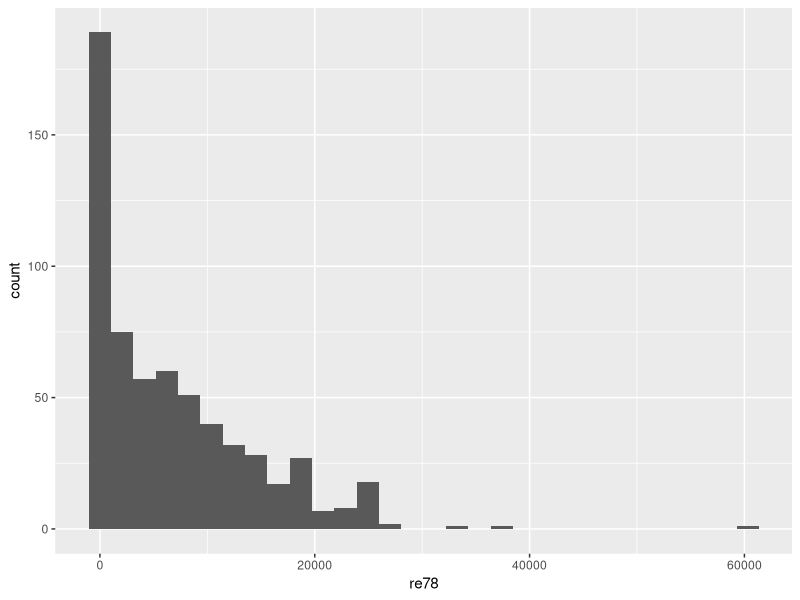
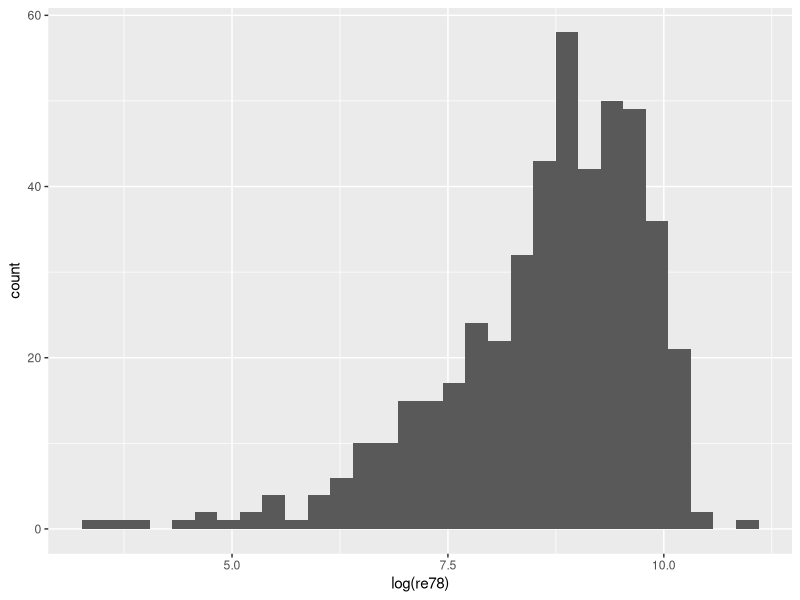
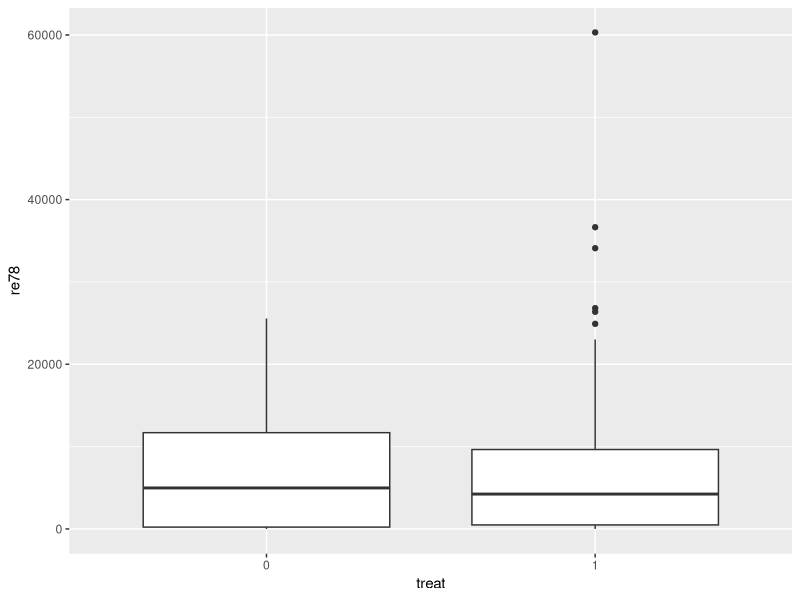
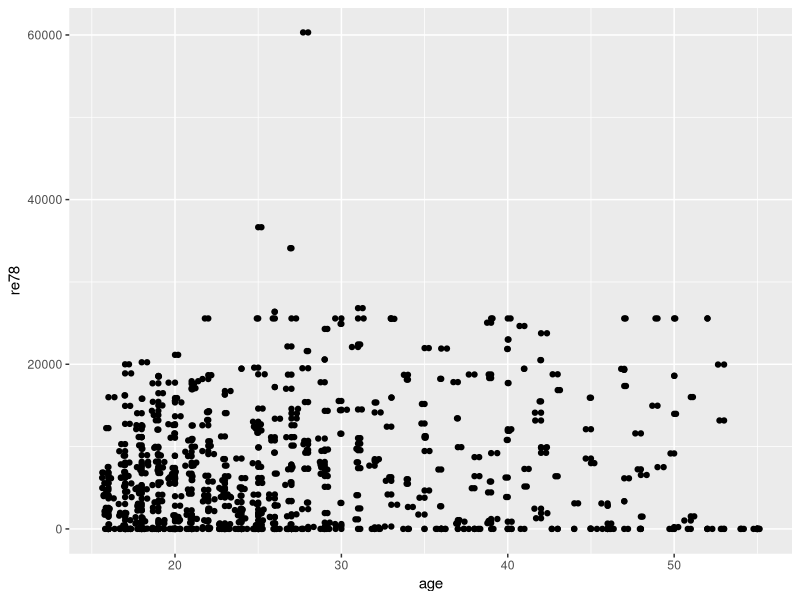
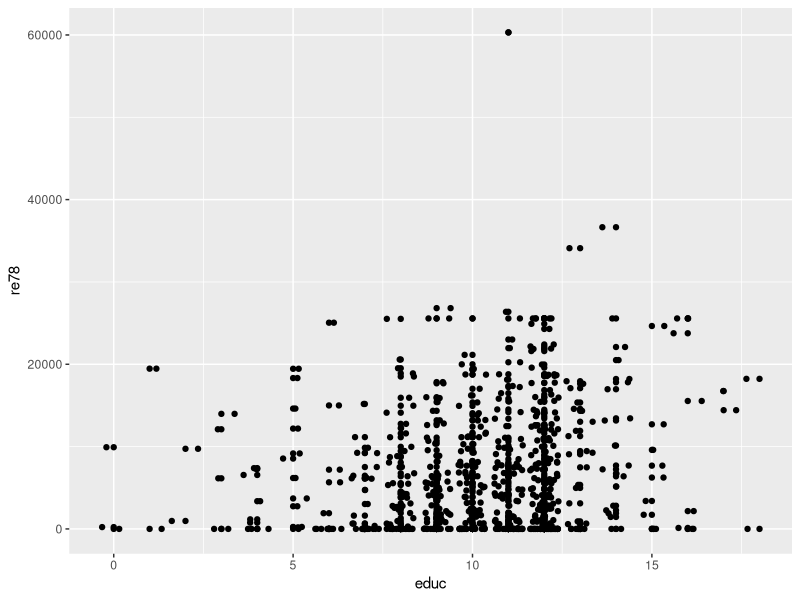
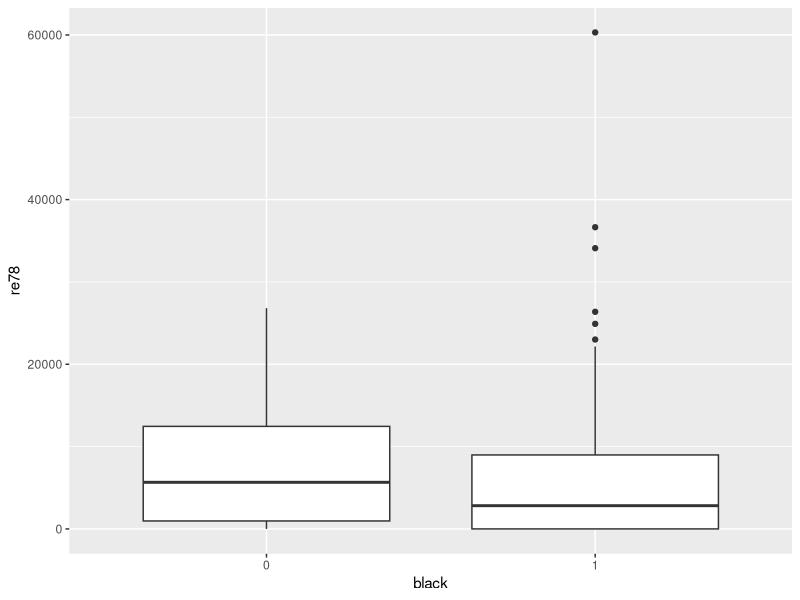
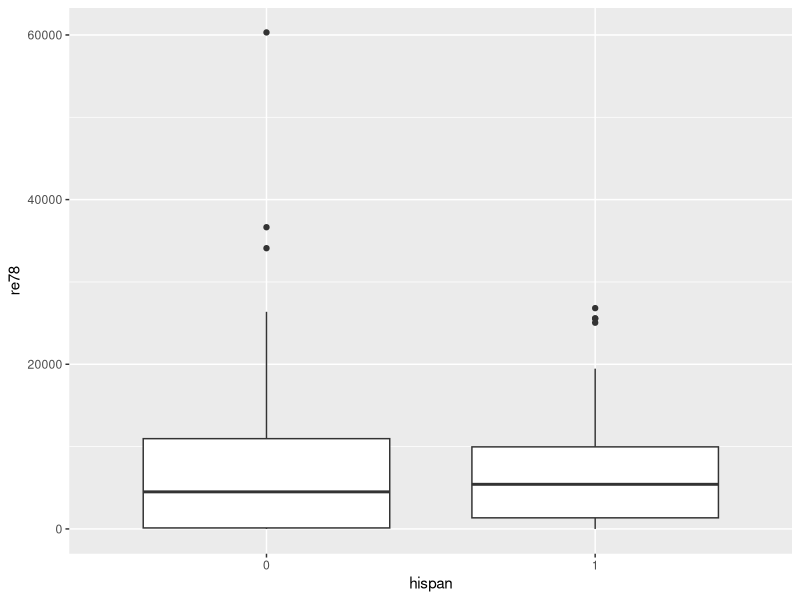
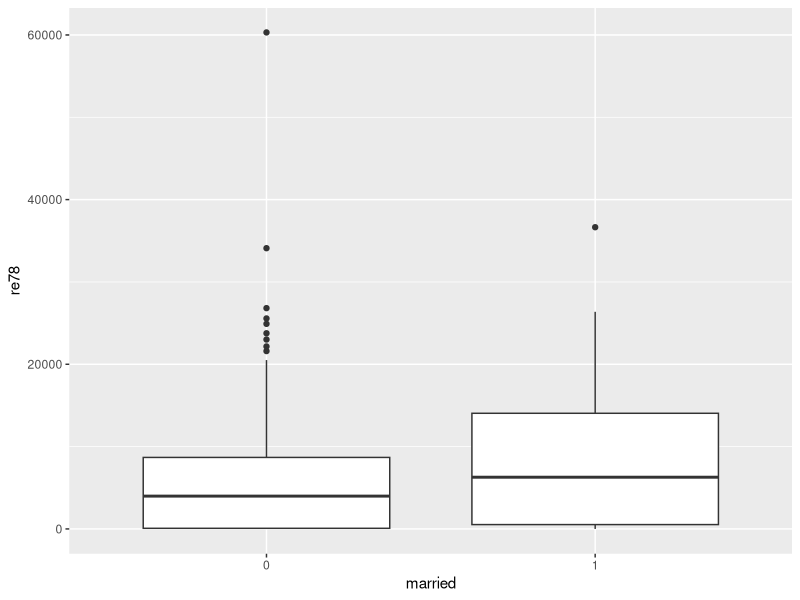

These charts were generated, in order, by the following R code: (Note: this script raises an error after producing the figures.)
library(ggplot2)
library(car)
library(MASS)

# Loading the data
data <- read.csv("lalondedata.txt", sep=',')

head(data)
str(data)
dim(data)
summary(data)
data$treat <- as.factor(data$treat)
data$black <- as.factor(data$black)
data$hispan <- as.factor(data$hispan)
data$married <- as.factor(data$married)
data$nodegree <- as.factor(data$nodegree)

# EDA:
ggplot(data, aes(x=re78)) + geom_histogram()
ggplot(data, aes(x=log(re78))) + geom_histogram()

ggplot(data, aes(x=treat, y=re78)) + geom_boxplot()

ggplot(data, aes(x=age, y=re78)) + geom_point() + geom_jitter()

ggplot(data, aes(x=educ, y=re78)) + geom_point() + geom_jitter()

ggplot(data, aes(x=black, y=re78)) + geom_boxplot()   # ***

ggplot(data, aes(x=hispan, y=re78)) + geom_boxplot()

ggplot(data, aes(x=married, y=re78)) + geom_boxplot() # ***

ggplot(data, aes(x=nodegree, y=re78)) + geom_boxplot()

without_zero <- data[data$re78 > 0, ]

ggplot(without_zero, aes(x=age, y=re78, colour=treat)) +
  geom_point() + geom_jitter()

ggplot(without_zero, aes(x=educ, y=re78, colour=treat)) +
  geom_point() + geom_jitter()

# Interactions:
ggplot(data, aes(x=treat, y=re78)) +
  geom_boxplot() +
  facet_wrap(~black, ncol=4) # **

ggplot(data, aes(x=treat, y=re78)) +
  geom_boxplot() +
  facet_wrap(~hispan, ncol=4)

ggplot(data, aes(x=treat, y=re78)) +
  geom_boxplot() +
  facet_wrap(~married, ncol=4) # not significant

ggplot(data, aes(x=treat, y=re78)) +
  geom_boxplot() +
  facet_wrap(~nodegree, ncol=4)

# Modeling
baseline_model <- lm(re78 ~ treat + married + black + black*treat, data=data)
summary(baseline_model)  
plot(baseline_model)

# Model selection
data$X <- NULL

null_model <- lm(re78 ~ treat, data=data)
full_model <- lm(re78 ~ treat + age + educ + black + hispan + married + nodegree,
                 data=data)
step_model <- step(null_model,
                   scope=formula(full_model),
                   direction='both',
                   trace=0)
summary(step_model) # highly non normal residuals...
plot(step_model)

null_model_log <- lm(log(re78) ~ treat, data=data)
full_model_log <- lm(log(re78) ~ treat + age + educ + 
                       black + hisp + married + nodegree,
                     data=data)

step_model_log <- step(null_model,
                   scope=formula(full_model),
                   direction='both',
                   trace=0)

incl75 <- lm(re78 ~ . - re74, data=data)
summary(incl75)

data$re78_p <- data$re78 + 1  # many zeros in re78
data$re78_p <- log(data$re78_p)

log_mod <- lm(re78_p ~ . - re74 - re75 - re78, data = data)
summary(log_mod)
plot(log_mod)

# boxcox_trans <- boxcox(full_model,lambda = seq(-5, 5, length = 50))
# lambda_trans <- boxcox_trans$x[boxcox_trans$y == max(boxcox_trans$y)]
# lambda_trans
plot(data$age, full_model$residuals)
plot(data$educ, full_model$residuals)

new_model1 <- lm(re78 ~ treat + married + educ + black, data=data)














